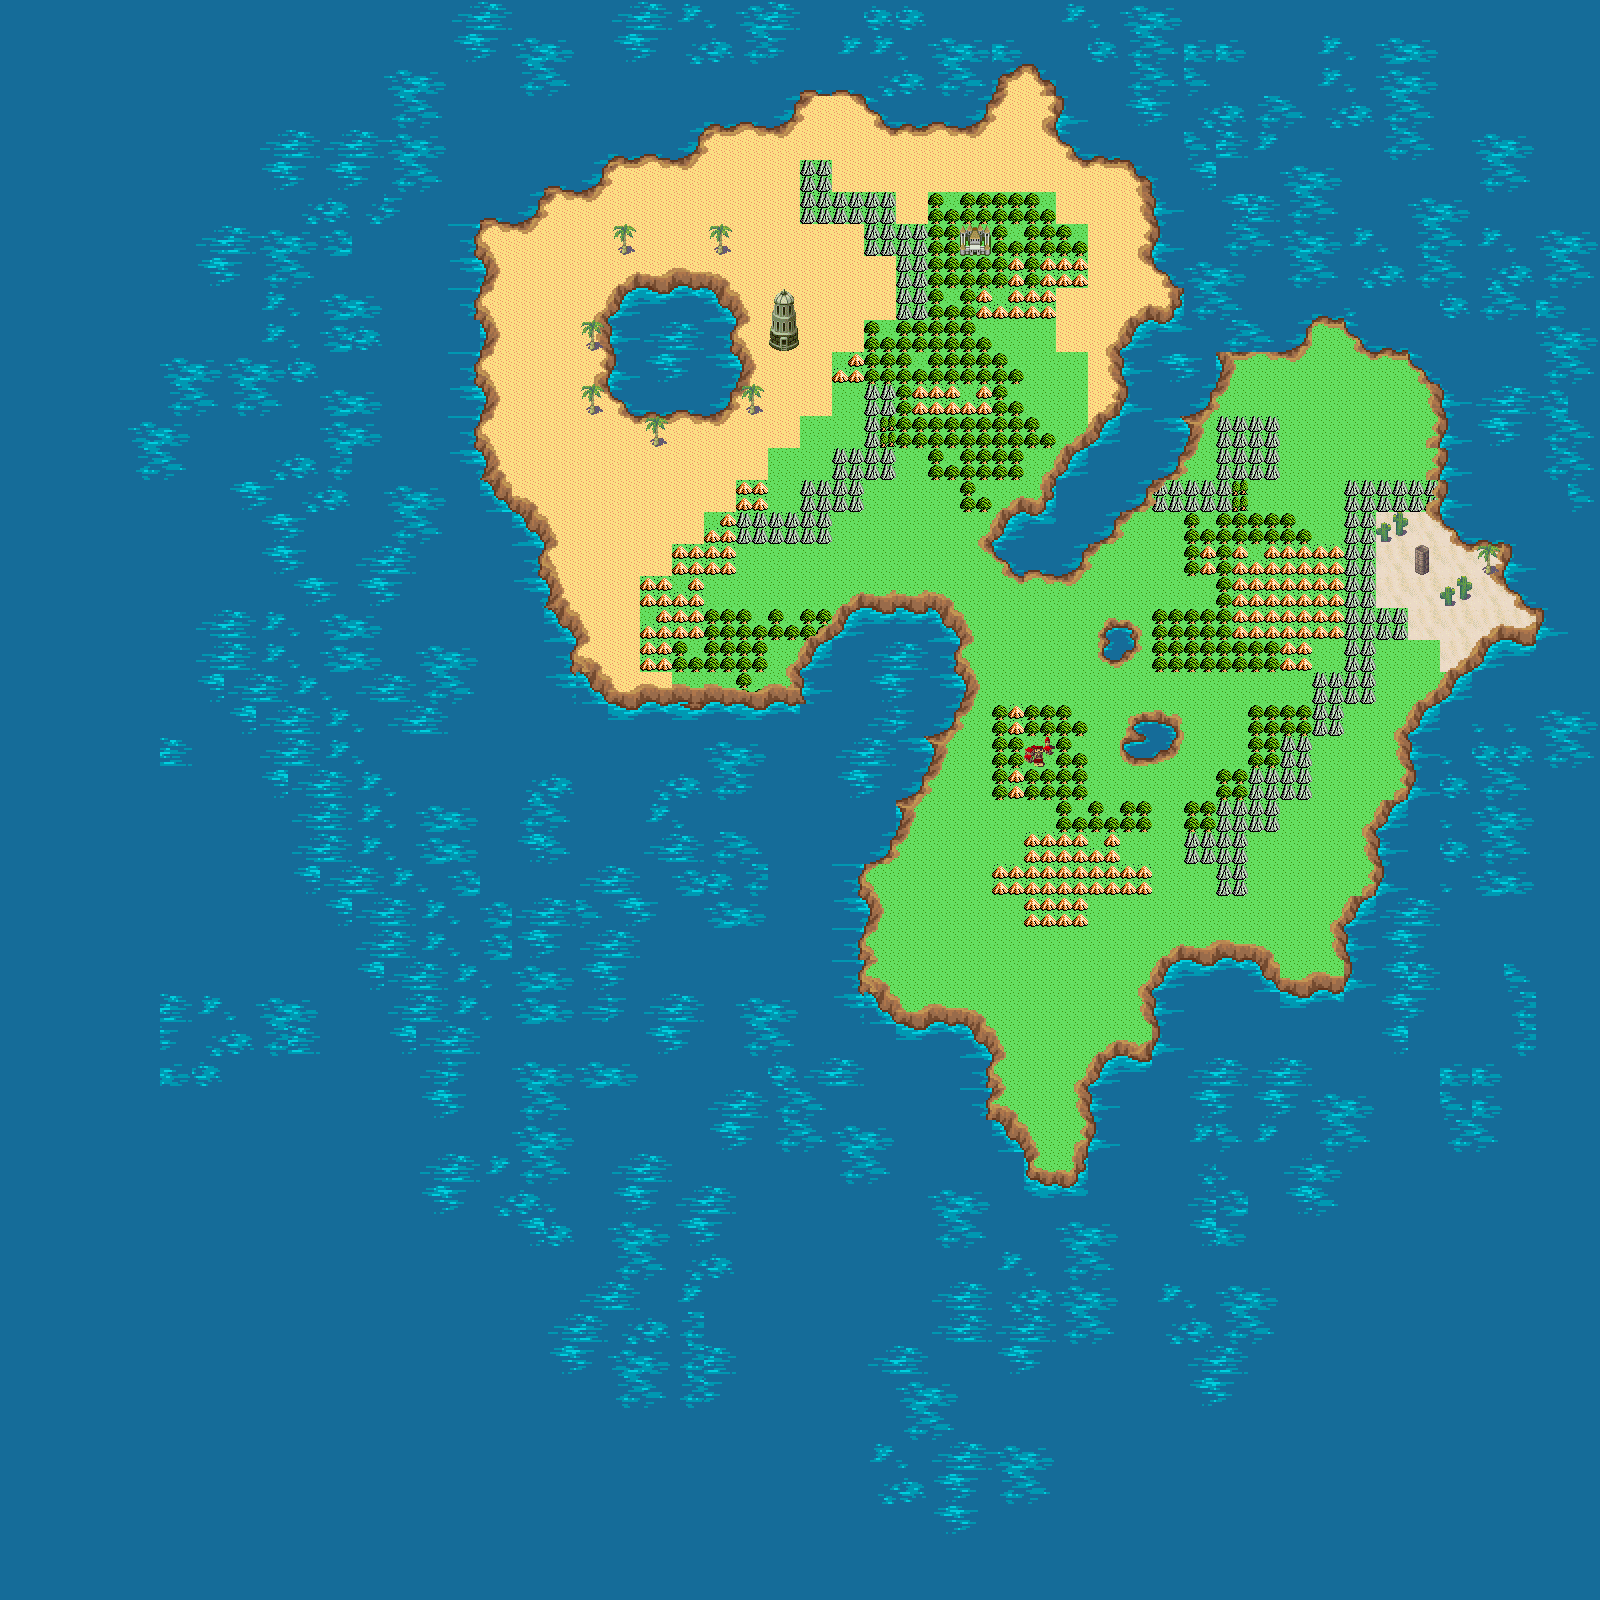

Below is a game level as drawn by its tile map, then a one-line description and the .tmx that defines it (tile-layer data replaced by summaries):
An orthogonal 50x50 tile map with 32x32 px tiles, 4 tile layers (Overworld, Lakes/Cliffs, Secondary Cliffs, Tile Layer 4), 3 tilesets and 119 objects (4x portalIn, startpoint).

<map version="1.0" orientation="orthogonal" renderorder="right-down" width="50" height="50" tilewidth="32" tileheight="32" nextobjectid="240">
 <tileset firstgid="1" name="water" tilewidth="32" tileheight="32" tilecount="144" columns="12">
  <image source="../Resources/water.png" width="384" height="384" />
  <tile id="0">
   <animation>
    <frame tileid="0" duration="500" />
    <frame tileid="6" duration="500" />
   </animation>
  </tile>
  <tile id="1">
   <animation>
    <frame tileid="1" duration="500" />
    <frame tileid="7" duration="500" />
   </animation>
  </tile>
  <tile id="2">
   <animation>
    <frame tileid="2" duration="500" />
    <frame tileid="8" duration="500" />
   </animation>
  </tile>
  <tile id="3">
   <animation>
    <frame tileid="3" duration="500" />
    <frame tileid="9" duration="500" />
   </animation>
  </tile>
  <tile id="4">
   <animation>
    <frame tileid="4" duration="500" />
    <frame tileid="10" duration="500" />
   </animation>
  </tile>
  <tile id="5">
   <animation>
    <frame tileid="5" duration="500" />
    <frame tileid="11" duration="500" />
   </animation>
  </tile>
  <tile id="12">
   <animation>
    <frame tileid="12" duration="500" />
    <frame tileid="18" duration="500" />
   </animation>
  </tile>
  <tile id="13">
   <animation>
    <frame tileid="13" duration="500" />
    <frame tileid="19" duration="500" />
   </animation>
  </tile>
  <tile id="14">
   <animation>
    <frame tileid="14" duration="500" />
    <frame tileid="20" duration="500" />
   </animation>
  </tile>
  <tile id="15">
   <animation>
    <frame tileid="15" duration="500" />
    <frame tileid="21" duration="500" />
   </animation>
  </tile>
  <tile id="16">
   <animation>
    <frame tileid="16" duration="500" />
    <frame tileid="22" duration="500" />
   </animation>
  </tile>
  <tile id="17">
   <animation>
    <frame tileid="17" duration="500" />
    <frame tileid="23" duration="500" />
   </animation>
  </tile>
  <tile id="24">
   <animation>
    <frame tileid="24" duration="500" />
    <frame tileid="30" duration="500" />
   </animation>
  </tile>
  <tile id="25">
   <animation>
    <frame tileid="25" duration="500" />
    <frame tileid="31" duration="500" />
   </animation>
  </tile>
  <tile id="26">
   <animation>
    <frame tileid="26" duration="500" />
    <frame tileid="32" duration="500" />
   </animation>
  </tile>
  <tile id="27">
   <animation>
    <frame tileid="27" duration="500" />
    <frame tileid="33" duration="500" />
   </animation>
  </tile>
  <tile id="28">
   <animation>
    <frame tileid="28" duration="500" />
    <frame tileid="34" duration="500" />
   </animation>
  </tile>
  <tile id="29">
   <animation>
    <frame tileid="29" duration="500" />
    <frame tileid="35" duration="500" />
   </animation>
  </tile>
  <tile id="36">
   <animation>
    <frame tileid="36" duration="500" />
    <frame tileid="42" duration="500" />
   </animation>
  </tile>
  <tile id="37">
   <animation>
    <frame tileid="37" duration="500" />
    <frame tileid="43" duration="500" />
   </animation>
  </tile>
  <tile id="38">
   <animation>
    <frame tileid="38" duration="500" />
    <frame tileid="44" duration="500" />
   </animation>
  </tile>
  <tile id="39">
   <animation>
    <frame tileid="39" duration="500" />
    <frame tileid="45" duration="500" />
   </animation>
  </tile>
  <tile id="40">
   <animation>
    <frame tileid="40" duration="500" />
    <frame tileid="46" duration="500" />
   </animation>
  </tile>
  <tile id="41">
   <animation>
    <frame tileid="41" duration="500" />
    <frame tileid="47" duration="500" />
   </animation>
  </tile>
  <tile id="48">
   <animation>
    <frame tileid="48" duration="500" />
    <frame tileid="54" duration="500" />
   </animation>
  </tile>
  <tile id="49">
   <animation>
    <frame tileid="49" duration="500" />
    <frame tileid="55" duration="500" />
   </animation>
  </tile>
  <tile id="50">
   <animation>
    <frame tileid="50" duration="500" />
    <frame tileid="56" duration="500" />
   </animation>
  </tile>
  <tile id="51">
   <animation>
    <frame tileid="51" duration="500" />
    <frame tileid="57" duration="500" />
   </animation>
  </tile>
  <tile id="52">
   <animation>
    <frame tileid="52" duration="500" />
    <frame tileid="58" duration="500" />
   </animation>
  </tile>
  <tile id="53">
   <animation>
    <frame tileid="53" duration="500" />
    <frame tileid="59" duration="500" />
   </animation>
  </tile>
  <tile id="60">
   <animation>
    <frame tileid="60" duration="500" />
    <frame tileid="66" duration="500" />
   </animation>
  </tile>
  <tile id="61">
   <animation>
    <frame tileid="61" duration="500" />
    <frame tileid="67" duration="500" />
   </animation>
  </tile>
  <tile id="62">
   <animation>
    <frame tileid="62" duration="500" />
    <frame tileid="68" duration="500" />
   </animation>
  </tile>
  <tile id="63">
   <animation>
    <frame tileid="63" duration="500" />
    <frame tileid="69" duration="500" />
   </animation>
  </tile>
  <tile id="64">
   <animation>
    <frame tileid="64" duration="500" />
    <frame tileid="70" duration="500" />
   </animation>
  </tile>
  <tile id="65">
   <animation>
    <frame tileid="65" duration="500" />
    <frame tileid="71" duration="500" />
   </animation>
  </tile>
  <tile id="72">
   <animation>
    <frame tileid="72" duration="500" />
    <frame tileid="78" duration="500" />
   </animation>
  </tile>
  <tile id="73">
   <animation>
    <frame tileid="73" duration="500" />
    <frame tileid="79" duration="500" />
   </animation>
  </tile>
  <tile id="74">
   <animation>
    <frame tileid="74" duration="500" />
    <frame tileid="80" duration="500" />
   </animation>
  </tile>
  <tile id="75">
   <animation>
    <frame tileid="75" duration="500" />
    <frame tileid="81" duration="500" />
   </animation>
  </tile>
  <tile id="76">
   <animation>
    <frame tileid="76" duration="500" />
    <frame tileid="82" duration="500" />
   </animation>
  </tile>
  <tile id="77">
   <animation>
    <frame tileid="77" duration="500" />
    <frame tileid="83" duration="500" />
   </animation>
  </tile>
  <tile id="84">
   <animation>
    <frame tileid="84" duration="500" />
    <frame tileid="90" duration="500" />
   </animation>
  </tile>
  <tile id="85">
   <animation>
    <frame tileid="85" duration="500" />
    <frame tileid="91" duration="500" />
   </animation>
  </tile>
  <tile id="86">
   <animation>
    <frame tileid="86" duration="500" />
    <frame tileid="92" duration="500" />
   </animation>
  </tile>
  <tile id="87">
   <animation>
    <frame tileid="87" duration="500" />
    <frame tileid="93" duration="500" />
   </animation>
  </tile>
  <tile id="88">
   <animation>
    <frame tileid="88" duration="500" />
    <frame tileid="94" duration="500" />
   </animation>
  </tile>
  <tile id="89">
   <animation>
    <frame tileid="89" duration="500" />
    <frame tileid="95" duration="500" />
   </animation>
  </tile>
  <tile id="96">
   <animation>
    <frame tileid="96" duration="500" />
    <frame tileid="102" duration="500" />
   </animation>
  </tile>
  <tile id="97">
   <animation>
    <frame tileid="97" duration="500" />
    <frame tileid="103" duration="500" />
   </animation>
  </tile>
  <tile id="98">
   <animation>
    <frame tileid="98" duration="500" />
    <frame tileid="104" duration="500" />
   </animation>
  </tile>
  <tile id="99">
   <animation>
    <frame tileid="99" duration="500" />
    <frame tileid="105" duration="500" />
   </animation>
  </tile>
  <tile id="100">
   <animation>
    <frame tileid="100" duration="500" />
    <frame tileid="106" duration="500" />
   </animation>
  </tile>
  <tile id="101">
   <animation>
    <frame tileid="101" duration="500" />
    <frame tileid="107" duration="500" />
   </animation>
  </tile>
  <tile id="108">
   <animation>
    <frame tileid="108" duration="500" />
    <frame tileid="114" duration="500" />
   </animation>
  </tile>
  <tile id="109">
   <animation>
    <frame tileid="109" duration="500" />
    <frame tileid="115" duration="500" />
   </animation>
  </tile>
  <tile id="110">
   <animation>
    <frame tileid="110" duration="500" />
    <frame tileid="116" duration="500" />
   </animation>
  </tile>
  <tile id="111">
   <animation>
    <frame tileid="111" duration="500" />
    <frame tileid="117" duration="500" />
   </animation>
  </tile>
  <tile id="112">
   <animation>
    <frame tileid="112" duration="500" />
    <frame tileid="118" duration="500" />
   </animation>
  </tile>
  <tile id="113">
   <animation>
    <frame tileid="113" duration="500" />
    <frame tileid="119" duration="500" />
   </animation>
  </tile>
  <tile id="120">
   <animation>
    <frame tileid="120" duration="500" />
    <frame tileid="126" duration="500" />
   </animation>
  </tile>
  <tile id="121">
   <animation>
    <frame tileid="121" duration="500" />
    <frame tileid="127" duration="500" />
   </animation>
  </tile>
  <tile id="122">
   <animation>
    <frame tileid="122" duration="500" />
    <frame tileid="128" duration="500" />
   </animation>
  </tile>
  <tile id="123">
   <animation>
    <frame tileid="123" duration="500" />
    <frame tileid="129" duration="500" />
   </animation>
  </tile>
  <tile id="124">
   <animation>
    <frame tileid="124" duration="500" />
    <frame tileid="130" duration="500" />
   </animation>
  </tile>
  <tile id="125">
   <animation>
    <frame tileid="125" duration="500" />
    <frame tileid="131" duration="500" />
   </animation>
  </tile>
  <tile id="132">
   <animation>
    <frame tileid="132" duration="500" />
    <frame tileid="138" duration="500" />
   </animation>
  </tile>
  <tile id="133">
   <animation>
    <frame tileid="133" duration="500" />
    <frame tileid="139" duration="500" />
   </animation>
  </tile>
  <tile id="134">
   <animation>
    <frame tileid="134" duration="500" />
    <frame tileid="140" duration="500" />
   </animation>
  </tile>
  <tile id="135">
   <animation>
    <frame tileid="135" duration="500" />
    <frame tileid="141" duration="500" />
   </animation>
  </tile>
  <tile id="136">
   <animation>
    <frame tileid="136" duration="500" />
    <frame tileid="142" duration="500" />
   </animation>
  </tile>
  <tile id="137">
   <animation>
    <frame tileid="137" duration="500" />
    <frame tileid="143" duration="500" />
   </animation>
  </tile>
 </tileset>
 <tileset firstgid="145" name="DragonQuestRetro" tilewidth="32" tileheight="32" tilecount="120" columns="15">
  <image source="../Resources/DragonQuestRetro.png" width="480" height="256" />
 </tileset>
 <tileset firstgid="265" name="worldmapchip5fo" tilewidth="32" tileheight="32" tilecount="144" columns="8">
  <image source="../Resources/worldmapchip5fo.png" width="256" height="576" />
 </tileset>
 <layer name="Overworld" width="50" height="50">
  <data>[2500 cells, 2500 non-empty, 29 distinct tile ids]</data>
 </layer>
 <layer name="Lakes/Cliffs" width="50" height="50">
  <data>[2500 cells, 422 non-empty, 72 distinct tile ids]</data>
 </layer>
 <layer name="Secondary Cliffs" width="50" height="50">
  <data>[2500 cells, 931 non-empty, 72 distinct tile ids]</data>
 </layer>
 <objectgroup name="Walls">
  <object id="47" x="738" y="514.667" width="88.6667" height="29.3333" />
  <object id="48" x="804.667" y="483.333" width="56.6667" height="27.3333" />
  <object id="49" x="840.667" y="453.333" width="52" height="24" />
  <object id="51" x="892.667" y="466.667" height="0.666667" />
  <object id="59" x="899.333" y="228" width="26" height="90" />
  <object id="63" x="867.333" y="226.667" width="26" height="26" />
  <object id="64" x="864" y="191.333" width="31.3333" height="32.6667" />
  <object id="65" x="831.333" y="192" width="32.6667" height="31.3333" />
  <object id="66" x="801.333" y="160.667" width="28.6667" height="62" />
  <object id="71" x="1180" y="448" width="69.3333" height="30.6667" />
  <object id="74" x="1152" y="481.333" width="64" height="29.3333" />
  <object id="76" x="1216" y="804" width="29.3333" height="93.3333" />
  <object id="79" x="1250.67" y="772" width="26.6667" height="61.3333" />
  <object id="80" x="1281.33" y="737.333" width="26.6667" height="58.6667" />
  <object id="82" x="1182.67" y="834.667" width="36" height="29.3333" />
  <object id="84" x="653.333" y="734.667" />
  <object id="85" x="854.667" y="610.667" width="113.333" height="120" />
  <object id="86" x="864" y="596" width="88" height="24" />
  <object id="90" x="994.667" y="541.333" width="52" height="34.6667" />
  <object id="92" x="898.667" y="733.333" width="41.3333" height="65.3333" />
  <object id="93" x="866.667" y="794.667" width="40" height="58.6667" />
  <object id="94" x="852" y="861.333" width="22.6667" height="153.333" />
  <object id="95" x="853.333" y="834.667" width="14.6667" height="54.6667" />
  <object id="97" x="873.333" y="1016" width="104" height="26.6667" />
  <object id="98" x="873.333" y="993.333" width="28" height="25.3333" />
  <object id="101" x="973.333" y="1026.67" width="24" height="102.667" />
  <object id="102" x="1004" y="1109.33" width="17.3333" height="66.6667" />
  <object id="103" x="1026.67" y="1165.33" width="24" height="21.3333" />
  <object id="104" x="1029.33" y="1156" />
  <object id="105" x="1052" y="1170.67" width="26.6667" height="18.6667" />
  <object id="107" x="1078.67" y="1084" width="14.6667" height="97.3333" />
  <object id="109" x="1090.67" y="1065.33" width="24" height="28" />
  <object id="111" x="1098.67" y="1046.67" width="62.6667" height="18.6667" />
  <object id="112" x="1152" y="960" width="16" height="124" />
  <object id="113" x="1168" y="948" width="101.333" height="21.3333" />
  <object id="114" x="1261.33" y="948" width="14.6667" height="48" />
  <object id="115" x="1268" y="970.667" width="77.3333" height="24" />
  <object id="117" x="1338.67" y="920" width="17.3333" height="74.6667" />
  <object id="118" x="1349.33" y="893.333" width="13.3333" height="30.6667" />
  <object id="120" x="1366.67" y="830.667" width="20" height="85.3333" />
  <object id="121" x="1377.33" y="804" width="24" height="26.6667" />
  <object id="122" x="1405.33" y="725.333" width="20" height="97.3333" />
  <object id="123" x="1393.33" y="796" width="13.3333" height="12" />
  <object id="124" x="1410.67" y="708" width="52" height="26.6667" />
  <object id="125" x="1445.33" y="678.667" width="24" height="28" />
  <object id="126" x="1437.33" y="697.333" width="9.33333" height="10.6667" />
  <object id="127" x="1476" y="638.667" width="48" height="42.6667" />
  <object id="129" x="1512" y="626.667" width="45.3333" height="17.3333" />
  <object id="130" x="1525.33" y="589.333" width="32" height="80" />
  <object id="134" x="1505.33" y="544" width="37.3333" height="52" />
  <object id="137" x="1481.33" y="537.333" width="32" height="14.6667" />
  <object id="140" x="1400" y="348" width="42.6667" height="32" />
  <object id="141" x="1438.67" y="384" width="60" height="160" />
  <object id="142" x="1353.33" y="313.333" width="64" height="41.3333" />
  <object id="143" x="1306.67" y="297.333" width="56" height="26.6667" />
  <object id="144" x="1252" y="324" width="58.6667" height="32" />
  <object id="145" x="1214.67" y="337.333" width="56" height="26.6667" />
  <object id="146" x="1196" y="354.667" width="32" height="60" />
  <object id="147" x="1168" y="409.333" width="37.3333" height="38.6667" />
  <object id="148" x="1113.33" y="493.333" width="36" height="29.3333" />
  <object id="149" x="1088" y="522.667" width="36" height="28" />
  <object id="150" x="1061.33" y="558.667" width="37.3333" height="26.6667" />
  <object id="151" x="1041.33" y="572" width="25.3333" height="12" />
  <object id="152" x="998.667" y="513.333" width="42.6667" height="48" />
  <object id="155" x="1044" y="474.667" width="28" height="52" />
  <object id="156" x="1066.67" y="450.667" width="38.6667" height="42.6667" />
  <object id="157" x="1116" y="340" width="62.6667" height="133.333" />
  <object id="158" x="1086.67" y="424" width="58.6667" height="82.6667" />
  <object id="159" x="1137.33" y="316" width="65.3333" height="89.3333" />
  <object id="161" x="1152" y="180" width="57.3333" height="108" />
  <object id="162" x="1177.33" y="290.667" width="49.3333" height="97.3333" />
  <object id="163" x="1056" y="60" width="138.667" height="121.333" />
  <object id="164" x="982.667" y="37.3333" width="65.3333" height="38.6667" />
  <object id="166" x="1040" y="116" width="25.3333" height="14.6667" />
  <object id="167" x="964" y="58.6667" width="34.6667" height="65.3333" />
  <object id="170" x="866.667" y="57.3333" width="125.333" height="70.6667" />
  <object id="171" x="788" y="64" width="81.3333" height="36" />
  <object id="172" x="606.667" y="276" width="137.333" height="138.667" />
  <object id="174" x="626.667" y="94.6667" width="168" height="32" />
  <object id="175" x="464" y="132" width="236" height="26.6667" />
  <object id="177" x="466.667" y="154.667" width="140" height="32" />
  <object id="178" x="441.333" y="190.667" width="102.667" height="29.3333" />
  <object id="179" x="448" y="222.667" width="44" height="345.333" />
  <object id="180" x="500" y="489.333" width="21.3333" height="201.333" />
  <object id="181" x="526.667" y="552" width="29.3333" height="70.6667" />
  <object id="182" x="556" y="618.667" width="38.6667" height="77.3333" />
  <object id="183" x="602.667" y="681.333" width="54.6667" height="37.3333" />
  <object id="184" x="662.667" y="690.667" width="181.333" height="45.3333" />
  <object id="187" x="796" y="652" width="54.6667" height="69.3333" />
  <object id="188" x="834.667" y="618.667" width="33.3333" height="56" />
  <object id="189" x="808" y="633.333" width="32" height="29.3333" />
  <object id="191" x="1126.67" y="717.333" width="50.6667" height="44" />
  <object id="192" x="1098.67" y="621.333" width="40" height="45.3333" />
  <object id="193" x="1219" y="480.5" width="12.5" height="31.5" />
  <object id="194" x="1251" y="419.5" width="25.5" height="59" />
  <object id="195" x="1215.5" y="419" width="28.5" height="28.5" />
  <object id="200" name="portal1" type="portalIn" x="1024" y="735" width="30.5" height="32.5" />
  <object id="203" name="startpoint" type="startpoint" x="942" y="958.667" width="36" height="21.3333" />
  <object id="207" name="portal2" type="portalIn" x="955" y="221" width="38" height="37" />
  <object id="211" x="537.667" y="523.333" width="17.3333" height="29" />
  <object id="212" x="522.667" y="497" width="15.6667" height="56.6667" />
  <object id="213" x="595" y="678.667" width="6.66667" height="40" />
  <object id="214" x="491" y="472" width="13" height="70" />
  <object id="220" name="portal3" type="portalIn" x="773" y="294" width="22" height="56" />
  <object id="221" x="865" y="386" width="14" height="66" />
  <object id="223" x="881" y="387" width="15" height="27" />
  <object id="226" name="portal4" type="portalIn" x="1406" y="541" width="34" height="37" />
  <object id="228" x="1374" y="479" width="64" height="34" />
  <object id="229" x="1313" y="673" width="58" height="31" />
  <object id="230" x="1374" y="606" width="32" height="31" />
  <object id="231" x="1312" y="706" width="30" height="33" />
  <object id="232" x="1284" y="734" width="60" height="8" />
  <object id="233" x="1345" y="476" width="29" height="228" />
  <object id="234" x="745" y="384" width="15" height="32" />
  <object id="235" x="646" y="416" width="21" height="33" />
  <object id="236" x="584" y="379" width="17" height="39" />
  <object id="237" x="584" y="321" width="16" height="27" />
  <object id="238" x="613" y="222" width="20" height="32" />
  <object id="239" x="711" y="224" width="18" height="32" />
 </objectgroup>
 <layer name="Tile Layer 4" width="50" height="50">
  <data>[2500 cells, 7 non-empty, 1 distinct tile ids]</data>
 </layer>
</map>
